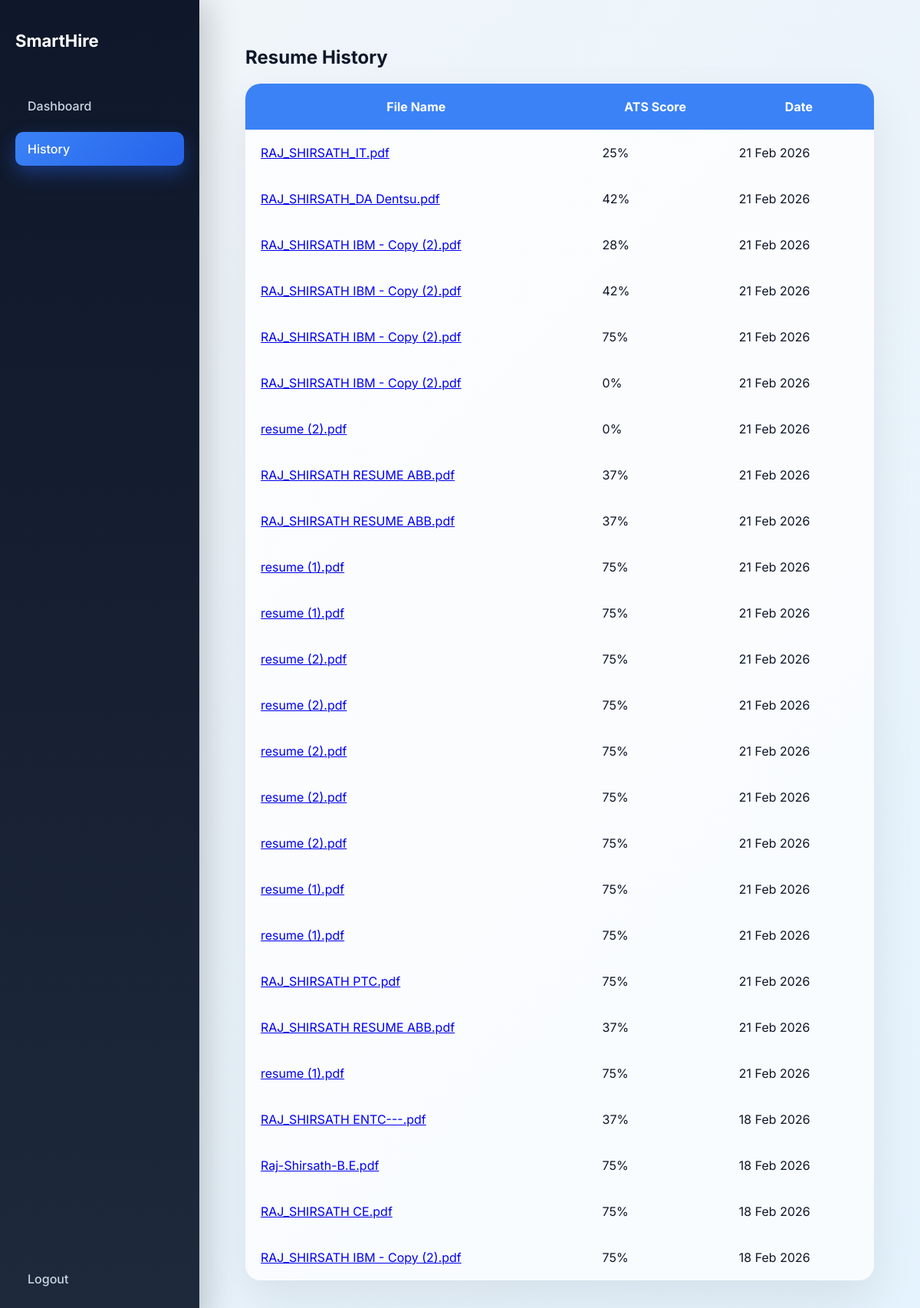
The page /history (signed in) on the database its author committed.
### models.py (models this page shows)
class ResumeReport(db.Model):
    id = db.Column(db.Integer, primary_key=True)
    user_id = db.Column(db.Integer, db.ForeignKey('user.id'))
    file_name = db.Column(db.String(200))
    ats_score = db.Column(db.Integer)
    skills_found = db.Column(db.Text)
    missing_skills = db.Column(db.Text)
    suggestions = db.Column(db.Text)
    created_at = db.Column(db.DateTime, default=datetime.utcnow)

### app.py (the view)
@app.route("/history")
@login_required
def history():
    reports = ResumeReport.query.filter_by(user_id=current_user.id)\
                                 .order_by(ResumeReport.created_at.desc())\
                                 .all()
    return render_template("history.html", reports=reports)

### app.py (called while the page is built)
@login_manager.user_loader
def load_user(user_id):
    return User.query.get(int(user_id))

### templates/history.html
{% extends "base.html" %}
{% block content %}
<h2>Resume History</h2>
<table class="history-table">
    <thead>
        <tr>
            <th>File Name</th>
            <th>ATS Score</th>
            <th>Date</th>
        </tr>
    </thead>
    <tbody>
        {% for report in reports %}
        <tr>
            <td>
                    <a href="{{ url_for('view_report', report_id=report.id) }}">
                        {{ report.file_name }}
                    </a>
            </td>
            <td>{{ report.ats_score }}%</td>
            <td>{{ report.created_at.strftime("%d %b %Y") }}</td>
        </tr>
        {% endfor %}
    </tbody>
</table>
{% endblock %}

### templates/base.html (shortened to what this page needs)
 <!DOCTYPE html>
<html>
<head>
    <link rel="stylesheet" href="{{ url_for('static', filename='css/style.css') }}">
</head>
<body>
{% if current_user.is_authenticated %}
<div class="layout">
    <div class="sidebar">
    <div>
        <div class="logo">SmartHire</div>
        <ul class="nav-links">
            <li>
                <a href="{{ url_for('dashboard') }}"
                   class="nav-item {% if request.endpoint == 'dashboard' %}active{% endif %}">
                    Dashboard
                </a>
            </li>
            <li>
                <a href="{{ url_for('history') }}"
                   class="nav-item {% if request.endpoint == 'history' %}active{% endif %}">
                    History
                </a>
            </li>
        </ul>
    </div>
    <div class="sidebar-bottom">
        <a href="{{ url_for('logout') }}" class="nav-item logout">
            Logout
        </a>
    </div>
</div>
    <div class="main-content">
{% endif %}
{% block content %}{% endblock %}
{% if current_user.is_authenticated %}
    </div>
</div>
{% endif %}
</body>
</html>

### static/css/style.css (style rules this page uses)
:root { --primary: #3b82f6; --primary-dark: #2563eb; --dark: #0f172a; --dark-2: #1e293b; --light-bg: #f8fafc; --card-bg: rgba(255, 255, 255, 0.7); --border: rgba(255, 255, 255, 0.2); --text-main: #0f172a; --text-light: #64748b; --success: #22c55e; --danger: #ef4444; }
* { margin: 0; padding: 0; box-sizing: border-box; }
body { font-family: 'Inter', sans-serif; background: linear-gradient(-45deg, #eef2ff, #f8fafc, #e0f2fe, #f1f5f9); background-size: 400% 400%; animation: gradientBG 18s ease infinite; color: var(--text-main); }
.layout { display: flex; min-height: 100vh; }
.sidebar { width: 260px; background: linear-gradient(180deg, #0f172a, #1e293b); padding: 40px 20px; display: flex; flex-direction: column; justify-content: space-between; box-shadow: 10px 0 40px rgba(0,0,0,0.2); }
.logo { font-size: 22px; font-weight: 700; color: white; margin-bottom: 50px; }
.nav-links { list-style: none; padding: 0; }
.nav-links li { margin-bottom: 12px; }
.nav-item { display: block; padding: 12px 16px; border-radius: 10px; color: #cbd5e1; text-decoration: none; font-weight: 500; transition: all 0.25s ease; }
.nav-item.active { background: linear-gradient(135deg, #3b82f6, #2563eb); color: white; box-shadow: 0 10px 25px rgba(37,99,235,0.4); }
.sidebar-bottom { margin-top: 40px; }
.logout { color: #f87171; }
.main-content { flex: 1; padding: 60px; }
.history-table { width: 100%; border-collapse: collapse; margin-top: 20px; border-radius: 20px; overflow: hidden; backdrop-filter: blur(20px); background: rgba(255,255,255,0.75); box-shadow: 0 25px 60px rgba(0,0,0,0.08); }
.history-table th, .history-table td { padding: 20px; }
.history-table th { background: var(--primary); color: white; }
.main-content { animation: fadeIn 0.6s ease forwards; }
.nav-links { list-style: none; padding: 0; margin: 0; }
.nav-links li { list-style: none; }

### rows shown on the page
ResumeReport: file_name "RAJ_SHIRSATH_IT.pdf", ats_score "25", created_at "21 Feb 2026"
ResumeReport: file_name "RAJ_SHIRSATH_DA Dentsu.pdf", ats_score "42", created_at "21 Feb 2026"
ResumeReport: file_name "RAJ_SHIRSATH IBM - Copy (2).pdf", ats_score "28", created_at "21 Feb 2026"
ResumeReport: file_name "RAJ_SHIRSATH IBM - Copy (2).pdf", ats_score "42", created_at "21 Feb 2026"
ResumeReport: file_name "RAJ_SHIRSATH IBM - Copy (2).pdf", ats_score "75", created_at "21 Feb 2026"
ResumeReport: file_name "RAJ_SHIRSATH IBM - Copy (2).pdf", ats_score "0", created_at "21 Feb 2026"
ResumeReport: file_name "resume (2).pdf", ats_score "0", created_at "21 Feb 2026"
ResumeReport: file_name "RAJ_SHIRSATH RESUME ABB.pdf", ats_score "37", created_at "21 Feb 2026"
ResumeReport: file_name "RAJ_SHIRSATH RESUME ABB.pdf", ats_score "37", created_at "21 Feb 2026"
ResumeReport: file_name "resume (1).pdf", ats_score "75", created_at "21 Feb 2026"
ResumeReport: file_name "resume (1).pdf", ats_score "75", created_at "21 Feb 2026"
ResumeReport: file_name "resume (2).pdf", ats_score "75", created_at "21 Feb 2026"
ResumeReport: file_name "resume (2).pdf", ats_score "75", created_at "21 Feb 2026"
ResumeReport: file_name "resume (2).pdf", ats_score "75", created_at "21 Feb 2026"
ResumeReport: file_name "resume (2).pdf", ats_score "75", created_at "21 Feb 2026"
ResumeReport: file_name "resume (2).pdf", ats_score "75", created_at "21 Feb 2026"
ResumeReport: file_name "resume (1).pdf", ats_score "75", created_at "21 Feb 2026"
ResumeReport: file_name "resume (1).pdf", ats_score "75", created_at "21 Feb 2026"
ResumeReport: file_name "RAJ_SHIRSATH PTC.pdf", ats_score "75", created_at "21 Feb 2026"
ResumeReport: file_name "RAJ_SHIRSATH RESUME ABB.pdf", ats_score "37", created_at "21 Feb 2026"
ResumeReport: file_name "resume (1).pdf", ats_score "75", created_at "21 Feb 2026"
ResumeReport: file_name "RAJ_SHIRSATH ENTC---.pdf", ats_score "37", created_at "18 Feb 2026"
ResumeReport: file_name "Raj-Shirsath-B.E.pdf", ats_score "75", created_at "18 Feb 2026"
ResumeReport: file_name "RAJ_SHIRSATH CE.pdf", ats_score "75", created_at "18 Feb 2026"
ResumeReport: file_name "RAJ_SHIRSATH IBM - Copy (2).pdf", ats_score "75", created_at "18 Feb 2026"
